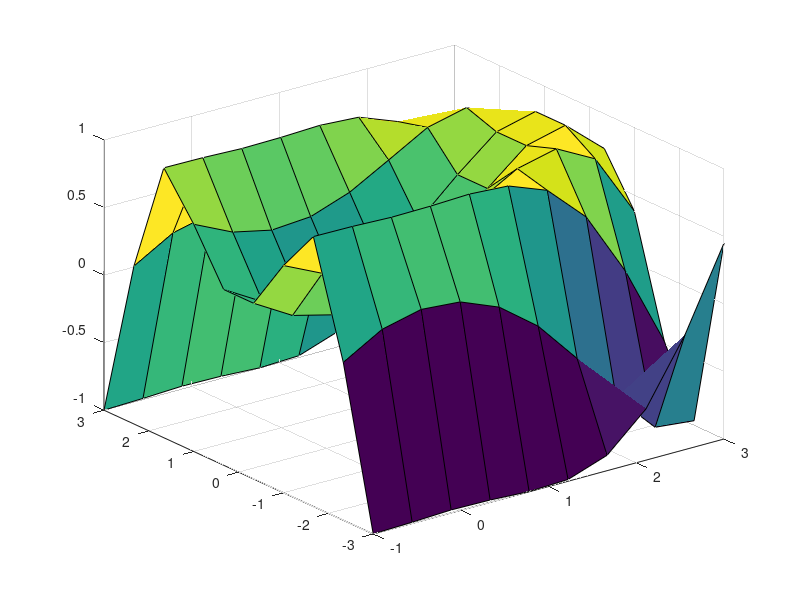
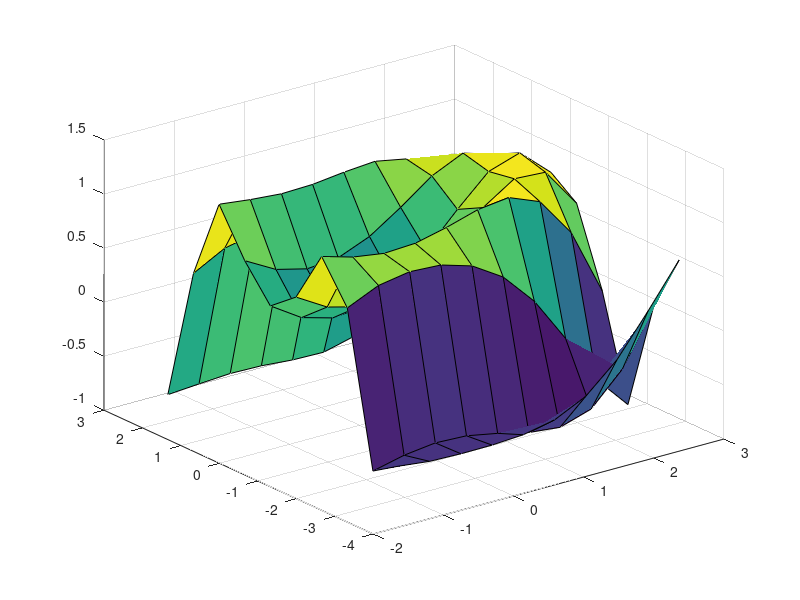

The MATLAB script that drew these images, in order:
clc
close all
clear all
es=10;%sampled at region respectively equally
x1=linspace(-1,3,es);
x2=linspace(-3,3,es);
[X1,X2]=meshgrid(x1,x2);
[m,n]=size(X1);
b=ones(m,n);
F=sin((X1.^2)./4+(X2.^2)./2);
surf(X1,X2,F)

%creating input and target sequence
X1c=X1(:);X2c=X2(:);
bc=b(:);Fc=F(:);
x=[X1c X2c];
m=es;
w1=linspace(-1,3,m); % 5 by 5 matrix
w2=linspace(-3,3,m); % 5 by 5 matrix
[W1 W2]=meshgrid(w1,w2);
W1c=W1(:);
W2c=W2(:);
Wc=[W1c W2c];
% clc
% clear all
% syms a b c
% norm([a;b;c])
Y=zeros(es*es,2);
Ynorm=zeros(es*es,1);
gbt=zeros(es*es,es*es+1)
for j=1:es*es
for i=1:es*es
Y(i,1:2)=x(j,1:2)-Wc(i,1:2);
Ynorm(i)=norm(Y(i,1:2));
end
[v,k]=min(Ynorm) 

%radial basis
d=sqrt((-1-3).^2+(-3-3).^2); %(-1,-3) and (3,3)
% d=max(abs(wi-wj))
M=es*es;
Md=-(M)/(d.^2)
g=zeros(es*es,1);
for i=1:es*es
   g(i)=exp(Md*(Ynorm(i).^2)) ;
end

gb=[g;1];
gbt(j,:)=gb';
end

wopt=pinv(gbt)*Fc;

%rbf training completion




%testing phase

es=es;%sampled at region respectively equally
x1=linspace(-1.2,2.8,es);
x2=linspace(-3.2,2.8,es);
[X1,X2]=meshgrid(x1,x2);
[m,n]=size(X1);
b=ones(m,n);

%creating input and target sequence
X1c=X1(:);X2c=X2(:);
bc=b(:);
x=[X1c X2c];
m=es;
w1=linspace(-1.2,2.8,m); % 5 by 5 matrix
w2=linspace(-2.7,2.8,m); % 5 by 5 matrix
[W1 W2]=meshgrid(w1,w2);
W1c=W1(:);
W2c=W2(:);
Wc=[W1c W2c];
% clc
% clear all
% syms a b c
% norm([a;b;c])
Y=zeros(es*es,2);
Ynorm=zeros(es*es,1);
for j=1:es*es
for i=1:es*es
Y(i,1:2)=x(j,1:2)-Wc(i,1:2);
Ynorm(i)=norm(Y(i,1:2));
end
[v,k]=min(Ynorm) 

%radial basis
d=sqrt((-1-3).^2+(-3-3).^2); %(-1,-3) and (3,3)
% d=max(abs(wi-wj))
M=es*es;
Md=-(M)/(d.^2)
g=zeros(es*es,1);
for i=1:es*es
   g(i)=exp(Md*(Ynorm(i).^2)) ;
   
end

gb=[g;1];
gbt(j,:)=gb';
end

output=gbt*wopt
op=vec2mat(output,es)'
figure
surf(X1,X2,op)






